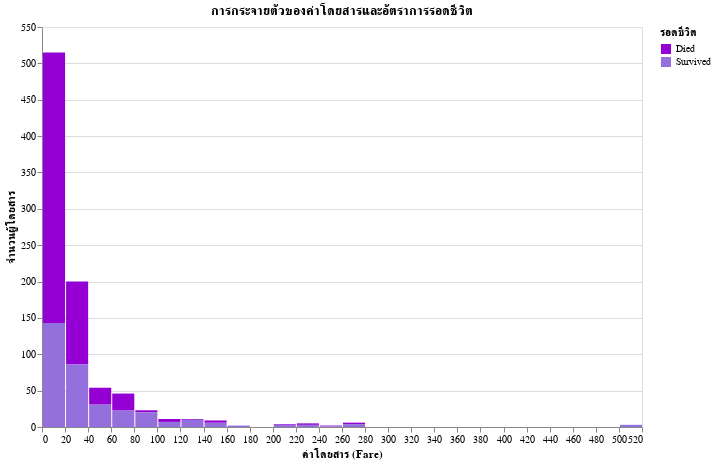

Here is the notebook cell this chart was saved with:
### Markdown cell above
###Histogram ของค่าโดยสาร (Fare):

การใช้ฮิสโตแกรมแสดงการกระจายตัวของค่าโดยสารอาจช่วยให้เห็นว่าผู้โดยสารที่จ่ายค่าโดยสารสูงหรือต่ำมีโอกาสรอดชีวิตอย่างไรบ้าง

### Code cell
# สร้าง histogram ของค่าโดยสาร (Fare)
hist_fare = alt.Chart(titanic).mark_bar().encode(
    alt.X('Fare:Q', bin=alt.Bin(maxbins=30), title='ค่าโดยสาร (Fare)'),  # การแบ่งช่วงของค่าโดยสาร
    y=alt.Y('count()', title='จำนวนผู้โดยสาร'),  # จำนวนผู้โดยสารในแต่ละช่วง
    color=alt.Color('Survived:N', title='รอดชีวิต', scale=alt.Scale(range=['#9400D3', '#9370DB']))
).properties(
    title='การกระจายตัวของค่าโดยสารและอัตราการรอดชีวิต',  # ชื่อกราฟ
    width=600,  # กำหนดความกว้างของกราฟ
    height=400  # กำหนดความสูงของกราฟ
)

# แสดงกราฟ
hist_fare.display()

### Figure 1 — Vega-Lite specification as saved in the notebook (floating-point values rounded to 4 significant figures; data arrays with more than 128 entries replaced by an {"elided": "..."} marker saying what was removed)
{"config": {"view": {"continuousWidth": 400, "continuousHeight": 300}}, "data": {"name": "data-6db537ffdfbc584faf92c994faa27b67"}, "mark": "bar", "encoding": {"color": {"field": "Survived", "scale": {"range": ["#9400D3", "#9370DB"]}, "title": "รอดชีวิต", "type": "nominal"}, "x": {"bin": {"maxbins": 30}, "field": "Fare", "title": "ค่าโดยสาร (Fare)", "type": "quantitative"}, "y": {"aggregate": "count", "title": "จำนวนผู้โดยสาร", "type": "quantitative"}}, "height": 400, "title": "การกระจายตัวของค่าโดยสารและอัตราการรอดชีวิต", "width": 600, "$schema": "https://vega.github.io/schema/vega-lite/v4.17.0.json", "datasets": {"data-6db537ffdfbc584faf92c994faa27b67": {"elided": "891 records"}}}
